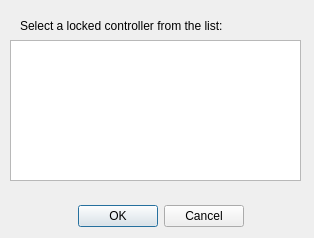
<?xml version="1.0" encoding="UTF-8"?>
<ui version="4.0">
 <class>UnlockDialog</class>
 <widget class="QDialog" name="UnlockDialog">
  <property name="geometry">
   <rect>
    <x>0</x>
    <y>0</y>
    <width>314</width>
    <height>238</height>
   </rect>
  </property>
  <property name="windowTitle">
   <string>Unlock</string>
  </property>
  <widget class="QDialogButtonBox" name="buttonBox">
   <property name="geometry">
    <rect>
     <x>10</x>
     <y>200</y>
     <width>301</width>
     <height>32</height>
    </rect>
   </property>
   <property name="orientation">
    <enum>Qt::Horizontal</enum>
   </property>
   <property name="standardButtons">
    <set>QDialogButtonBox::Cancel|QDialogButtonBox::Ok</set>
   </property>
   <property name="centerButtons">
    <bool>true</bool>
   </property>
  </widget>
  <widget class="QLabel" name="label">
   <property name="geometry">
    <rect>
     <x>20</x>
     <y>10</y>
     <width>261</width>
     <height>31</height>
    </rect>
   </property>
   <property name="text">
    <string>Select a locked controller from the list:</string>
   </property>
  </widget>
  <widget class="QListWidget" name="listWidget">
   <property name="geometry">
    <rect>
     <x>10</x>
     <y>40</y>
     <width>291</width>
     <height>141</height>
    </rect>
   </property>
  </widget>
 </widget>
 <resources/>
 <connections>
  <connection>
   <sender>buttonBox</sender>
   <signal>accepted()</signal>
   <receiver>UnlockDialog</receiver>
   <slot>accept()</slot>
   <hints>
    <hint type="sourcelabel">
     <x>248</x>
     <y>254</y>
    </hint>
    <hint type="destinationlabel">
     <x>157</x>
     <y>274</y>
    </hint>
   </hints>
  </connection>
  <connection>
   <sender>buttonBox</sender>
   <signal>rejected()</signal>
   <receiver>UnlockDialog</receiver>
   <slot>reject()</slot>
   <hints>
    <hint type="sourcelabel">
     <x>316</x>
     <y>260</y>
    </hint>
    <hint type="destinationlabel">
     <x>286</x>
     <y>274</y>
    </hint>
   </hints>
  </connection>
 </connections>
</ui>
